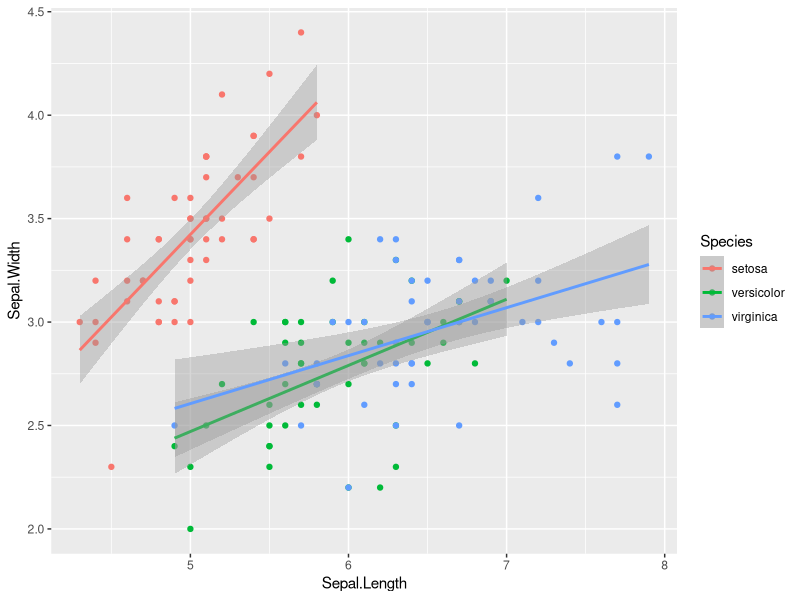
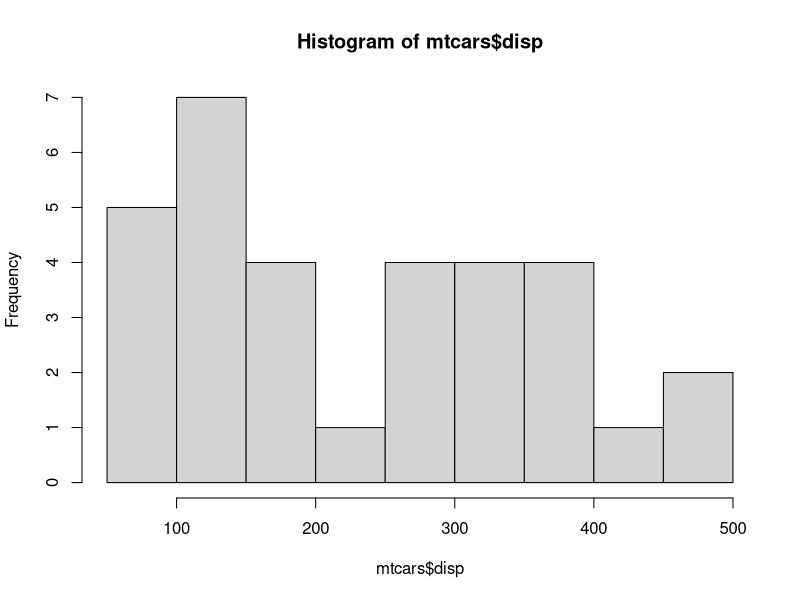
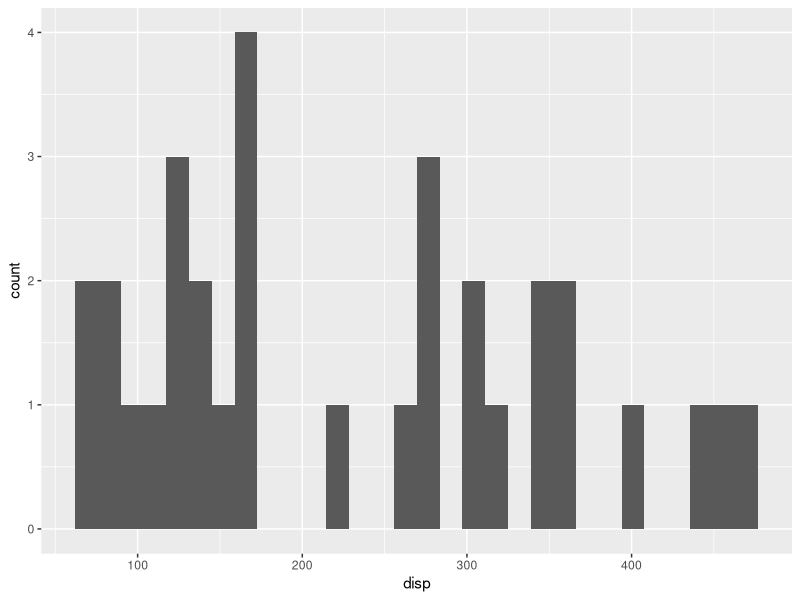

Write the R code that produced these figures, in order.
## ---- chunk 1
cos(2*pi)
log(10^5)
log10(10^5)
sqrt(144)
12^2
## ---- chunk 2

foo <- "bar"
foo
bar <- 99*111
bar

## ---- chunk 3

library(tidyverse) # don't forget e

ggplot(data = iris) + 
  geom_point(aes(x = Sepal.Length, y = Sepal.Width, color = Species)) + 
  geom_smooth(method = "lm", aes(x = Sepal.Length, y = Sepal.Width, color = Species)) # omit "+"" in this line, and add the aesthetics argument

## ---- chunk 4

# base R syntax:
# calculate average
mean(mtcars$mpg)

# average vs. discrete var
mean(mtcars$mpg[mtcars$cyl==4])
mean(mtcars$mpg[mtcars$cyl==6])
mean(mtcars$mpg[mtcars$cyl==8])

# plot histogram
hist(mtcars$disp)

# subsetting
mtcars[mtcars$mpg > 30,]

# Tidyverse syntax
library(tidyverse)

# calculate average
mtcars %>%
  summarize(mean(mpg))

# average vs. discrete var
mtcars %>%
  group_by(cyl) %>%
  summarize(mean(mpg))

# plot histogram
ggplot(mtcars, aes(x=disp)) + geom_histogram()

# subsetting
mtcars %>% filter(mpg > 30)
## ---- chunk 5
integer_example <- 10
integer_example
numeric_example <- pi # pi is a reserved word...
numeric_example
character_examples <- "hello world"
character_examples
date_example <- as.Date("2018-10-01")
date_example
factor_example <- as.factor(c("big", "big", "small", "medium", "small", "big", "bigger"))
factor_example
summary(factor_example)
logical_example <- c(TRUE, TRUE, FALSE, TRUE)
logical_example
## ---- chunk 6
int_vector <- 1:10
int_vector
dbl_vector <- c(1, pi, 3.3, sqrt(2)/2)
dbl_vector
chr_vector <- c("hello", "world", 1, pi) # see that the numbers are type cast-ed into characters
chr_vector
cbind(1:10, 21:30, 41:50)

# the following is a data frame:
df_example <- data.frame(city = c("Jerusalem", "Tel-Aviv", "Haifa", "Rishon LeTzion"), 
                         order_population = c(1, 2, 3, 4))
df_example
# another example
mtcars

# a list can contain any combination of arrays, data frames, and lists
list(int_vector, dbl_vector, chr_vector, df_example)

## ---- chunk 7
dbl_vector[1:3]
## ---- chunk 8
c(1, pi, 3.3, sqrt(2)/2)^2
#c("hello", "world", 1, pi) + 1 # yields an error - you can't add 1 to a character
## ---- chunk 9
even <- seq(from = 2, to = 10000000, by = 2)  # or use 1:500*2

# first method
start <- Sys.time()
even_squared <- even^2
Sys.time() - start

# second method
start <- Sys.time()
for (i in 1:length(even)) {
  even_squared[i] <- even_squared[i]^2
}
Sys.time() - start
## ---- chunk 10
5 == 6
6 == 6
5 == 6 | 6 == 6
Inf > 10^10
TRUE & FALSE
xor(TRUE, FALSE)
FALSE == !TRUE
FALSE != TRUE
## ---- chunk 11

x <- sqrt(2)^2

x == 2

dplyr::near(sqrt(2)^2, 2)

## ---- chunk 12

NA+0
NA*1
NA^0
NA | TRUE
NA & FALSE
NA*0

